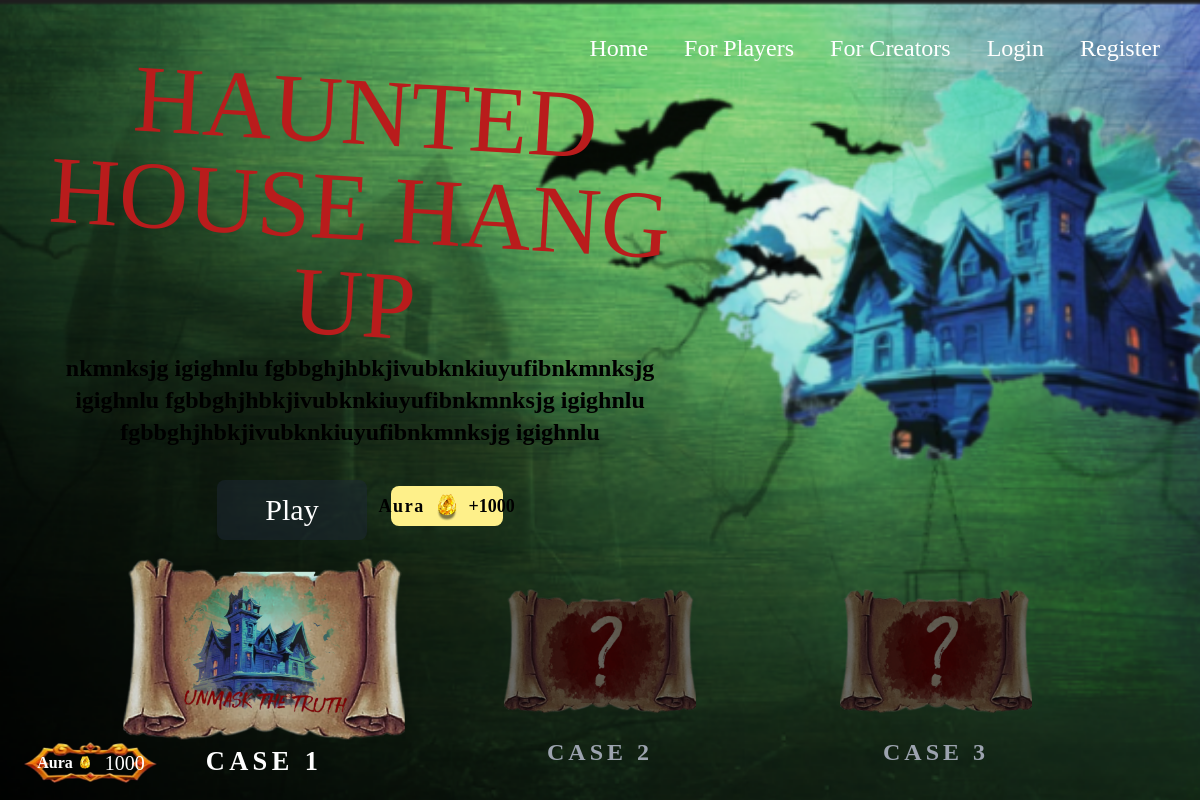
The page /play (signed in) on the database its author committed.
### Tool/models.py (models this page shows, shortened)
class Case(db.Model):
    __tablename__ = 'cases'
    id = db.Column(db.Integer, primary_key=True)
    title = db.Column(db.String(255), nullable=False)  # Title for the case/chapter
    description = db.Column(db.Text, nullable=False)    # Detailed description or storyline
    answer = db.Column(db.String, nullable=False)        # Storing answers (JSON or comma-separated)
    clues = db.Column(db.PickleType, nullable=True)
    cover_image = db.Column(db.String(255))             # Path or URL to cover image
    background_image = db.Column(db.String(255))        # Background image for the case/chapter
    reward = db.Column(db.Integer, default=0)           # Points or rewards for completion
    locked = db.Column(db.Boolean, default=True)        # Indicates if the case is locked or unlocked
    video = db.Column(db.String, nullable=True)
    clues_accessed = db.relationship('ClueAccess', backref='case', lazy=True, cascade="all, delete-orphan")

class User(db.Model, UserMixin):
    __tablename__ = 'users'
    id = db.Column(db.Integer, primary_key=True)
    username = db.Column(db.String(50), unique=True, nullable=False)
    email = db.Column(db.String(120), unique=True, nullable=False)
    password = db.Column(db.String(255), nullable=False)
    gems = db.Column(db.Integer, default=3000)
    success_rate = db.Column(db.Float, default=0.0)
    cases_solved = db.Column(db.Integer, default=0)
    profile_pic = db.Column(db.String(255), default='../static/img/user/default.png')  # Path or URL to profile picture
    name = db.Column(db.String(100))
    age = db.Column(db.Integer)
    height = db.Column(db.Integer)  # Height in cm
    dob = db.Column(db.Date)
    about = db.Column(db.Text)
    clues_accessed = db.relationship('ClueAccess', backref='user', lazy=True, cascade="all, delete-orphan")

### app.py (the view)
@app.route('/play')
def play():
    cases = Case.query.all()
    return render_template('play.html', cases = cases)

### Tool/models.py (called while the page is built)
@login_manager.user_loader
def load_user(user_id):
    return User.query.get(user_id)

### Tool/templates/play.html (shortened to what this page needs)
{% extends 'base.html' %}
{% block content %}
<main class="flex flex-col items-center relative">
    {% for case in cases %}
    <div id="level{{ loop.index }}" class="level-content w-screen h-screen absolute top-0 left-0 {{ 'hidden' if not loop.first }} flex flex-col"
         style="background-image: url('{{ case.background_image }}'); background-size: cover;">
        <div class="w-3/5 max-w-3xl p-8 flex flex-col items-center text-center my-8">
            <h1 class="gregean_bush text-red-700 text-8xl rotate-[3.42deg]">{{ case.title }}</h1>
            <p class="text-2xl font-semibold mb-8">{{ case.description }}</p>
            {% if not case.locked %}
            <div class="flex items-center gap-6">
                <button onclick="openGameDialog('gameDialog{{ loop.index }}')" class="bg-gray-800 bg-opacity-50 hover:bg-opacity-70 text-white px-12 py-3 rounded-lg transition-all duration-300 text-3xl">
                    Play
                </button>
                <span class="bg-yellow-200 rounded-lg flex items-center justify-center w-28 px-2 mb-2">
                    <p class='font-bold text-lg tracking-[0.1rem]'>Aura</p>
                    <img src="../static/img/assets/gems.png" class="h-10">
                    <p class="font-bold text-lg">+{{ case.reward }}</p>
                </span>
            </div>
            {% endif %}
        </div>
    </div>
    {% endfor %}
</main>
<div class="absolute right-8 bottom-1/2 translate-y-1/2 lg:bottom-36 lg:right-1/2 lg:translate-x-1/2 flex flex-col lg:flex-row justify-center lg:justify-between gap-8 lg:gap-20 z-2">
    {% for case in cases %}
    <button onclick="showLevel('level{{ loop.index }}')" class="flex flex-col level-btn w-64 h-64 items-center justify-center" data-level="level{{ loop.index }}">
        <img src="{{ case.cover_image }}" alt="Level {{ loop.index }}" class="w-full h-full object-contain {{ 'inactive-filter' if case.locked }}">
        <h2 class="tracking-[0.25rem] absolute bottom-4 text-2xl font-bold text-gray-400 chapter-title">CASE {{ loop.index }}</h2>
    </button>
    {% endfor %}
</div>
{% endblock %}

### Tool/templates/base.html (shortened to what this page needs)
<!DOCTYPE html>
<html lang="en">
<head>
    <script src="https://cdn.tailwindcss.com"></script>
</head>
<body class="bg-[#4b2f07] min-h-screen font-gregeanbush relative overflow-x-hidden">
    <nav class="relative z-10 md:top-6 w-full">
        <div class="hidden md:flex justify-end space-x-1 text-xl lg:text-2xl absolute right-6">
            <a href="#home" class="text-white hover:text-gray-300 px-4 py-2">Home</a>
            <a href="#about" class="text-white hover:text-gray-300 px-4 py-2">For Players</a>
            <a href="#services" class="text-white hover:text-gray-300 px-4 py-2">For Creators</a>
            <a href="#contact" class="text-white hover:text-gray-300 px-4 py-2">Login</a>
            <a href="#contact" class="text-white hover:text-gray-300 px-4 py-2">Register</a>
        </div>
    </nav>
    {% block content %}
    {% endblock %}
    {% if current_user.is_authenticated and request.endpoint not in ['home', 'login' , 'register', 'vid_multi', 'vid_single'] %}
    <footer class="fixed bottom-4 left-4 bg-no-repeat bg-contain z-[100]" style="background-image: url('{{ url_for('static', filename='img/assets/gems_box.png') }}'); width: 150px; height: 50px; background-size: 100% 100%;">
        <a href="">
            <div class="flex items-center justify-center h-full mt-1">
                <p class="font-semibold text-white">Aura</p>
                <img src="{{ url_for('static', filename='img/assets/gems.png') }}" class="w-6 h-6 mr-2">
                <span class="text-xl text-white hatolie">
                    {{ current_user.gems }}
                </span>
            </div>
        </a>
    </footer>
    {% endif %}
</body>
</html>

### Tool/templates/play.html (style rules this page uses)
.gregean_bush { font-family: 'Gregean Bush'; }
.hatolie { font-family: 'Hatolie'; }
footer { background-image: url('assets/gems_box.png'); }
body { font-family: Hatolie; color: black; }
.level-btn { transition: transform 0.3s ease; }
.level-btn.active { transform: scale(1.1); }
.level-btn.active .chapter-title { color: white; }
.inactive-filter { filter: brightness(0.5); transform: scale(0.75); transition: filter 0.3s ease, transform 0.3s ease; }
button { cursor: pointer; }

### rows shown on the page
Case: background_image (picture), title "HAUNTED HOUSE HANG UP", description "nkmnksjg igighnlu fgbbghjhbkjivubknkiuyufibnkmnksjg igighnlu fgbbghjhbkjivubknkiuyufibnkmnksjg igighnlu fgbbghjhbkjivubknkiuyufibnkmnksjg igighnlu", locked False (drawn), reward "1000", cover_image (picture)
Case: cover_image (picture)
Case: cover_image (picture)
User: gems "1000"
